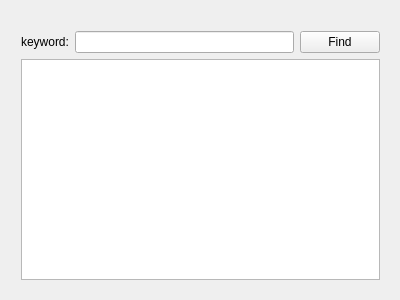
<?xml version="1.0" encoding="UTF-8"?>
<ui version="4.0">
 <class>TextFinder</class>
 <widget class="QWidget" name="TextFinder">
  <property name="geometry">
   <rect>
    <x>0</x>
    <y>0</y>
    <width>400</width>
    <height>300</height>
   </rect>
  </property>
  <property name="windowTitle">
   <string>TextFinder</string>
  </property>
  <widget class="QWidget" name="">
   <property name="geometry">
    <rect>
     <x>10</x>
     <y>20</y>
     <width>381</width>
     <height>271</height>
    </rect>
   </property>
   <layout class="QVBoxLayout" name="verticalLayout">
    <item>
     <layout class="QHBoxLayout" name="horizontalLayout">
      <item>
       <widget class="QLabel" name="label">
        <property name="text">
         <string>keyword:</string>
        </property>
       </widget>
      </item>
      <item>
       <widget class="QLineEdit" name="keywordEdit"/>
      </item>
      <item>
       <widget class="QPushButton" name="findButton">
        <property name="text">
         <string>Find</string>
        </property>
       </widget>
      </item>
     </layout>
    </item>
    <item>
     <widget class="QTextEdit" name="textEdit"/>
    </item>
   </layout>
  </widget>
 </widget>
 <layoutdefault spacing="6" margin="11"/>
 <resources/>
 <connections/>
</ui>
